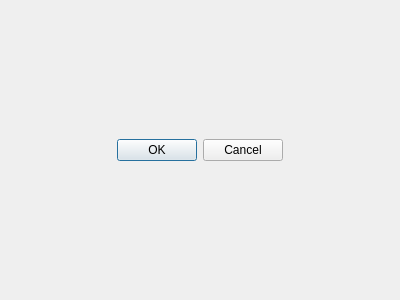
<?xml version="1.0" encoding="UTF-8"?>
<ui version="4.0">
 <class>catalogItemEdit</class>
 <widget class="QDialog" name="catalogItemEdit">
  <property name="geometry">
   <rect>
    <x>0</x>
    <y>0</y>
    <width>400</width>
    <height>300</height>
   </rect>
  </property>
  <property name="windowTitle">
   <string>Item Edit</string>
  </property>
  <layout class="QGridLayout" name="gridLayout">
   <item row="0" column="0">
    <widget class="QDialogButtonBox" name="buttonBox">
     <property name="orientation">
      <enum>Qt::Horizontal</enum>
     </property>
     <property name="standardButtons">
      <set>QDialogButtonBox::Cancel|QDialogButtonBox::Ok</set>
     </property>
     <property name="centerButtons">
      <bool>true</bool>
     </property>
    </widget>
   </item>
  </layout>
 </widget>
 <resources/>
 <connections>
  <connection>
   <sender>buttonBox</sender>
   <signal>accepted()</signal>
   <receiver>catalogItemEdit</receiver>
   <slot>accept()</slot>
   <hints>
    <hint type="sourcelabel">
     <x>248</x>
     <y>254</y>
    </hint>
    <hint type="destinationlabel">
     <x>157</x>
     <y>274</y>
    </hint>
   </hints>
  </connection>
  <connection>
   <sender>buttonBox</sender>
   <signal>rejected()</signal>
   <receiver>catalogItemEdit</receiver>
   <slot>reject()</slot>
   <hints>
    <hint type="sourcelabel">
     <x>316</x>
     <y>260</y>
    </hint>
    <hint type="destinationlabel">
     <x>286</x>
     <y>274</y>
    </hint>
   </hints>
  </connection>
 </connections>
</ui>
